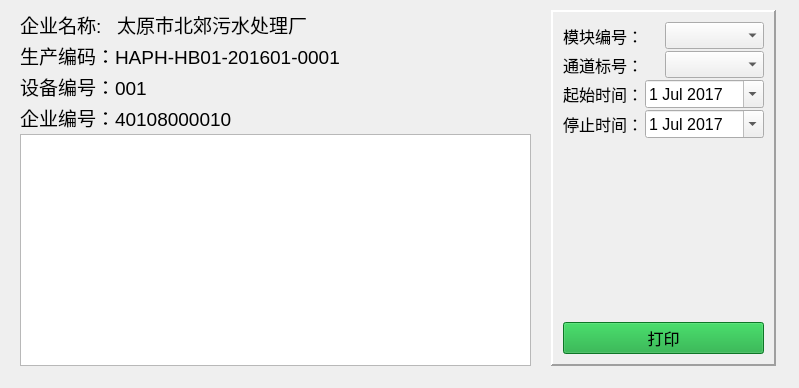
<?xml version="1.0" encoding="UTF-8"?>
<ui version="4.0">
 <class>Print</class>
 <widget class="QWidget" name="Print">
  <property name="enabled">
   <bool>true</bool>
  </property>
  <property name="geometry">
   <rect>
    <x>0</x>
    <y>0</y>
    <width>799</width>
    <height>388</height>
   </rect>
  </property>
  <property name="sizePolicy">
   <sizepolicy hsizetype="Expanding" vsizetype="Expanding">
    <horstretch>0</horstretch>
    <verstretch>0</verstretch>
   </sizepolicy>
  </property>
  <property name="font">
   <font>
    <pointsize>14</pointsize>
   </font>
  </property>
  <property name="windowTitle">
   <string>Form</string>
  </property>
  <widget class="QWidget" name="horizontalLayoutWidget">
   <property name="geometry">
    <rect>
     <x>10</x>
     <y>0</y>
     <width>771</width>
     <height>371</height>
    </rect>
   </property>
   <layout class="QHBoxLayout" name="mainLayout">
    <property name="spacing">
     <number>20</number>
    </property>
    <property name="leftMargin">
     <number>10</number>
    </property>
    <property name="topMargin">
     <number>10</number>
    </property>
    <property name="rightMargin">
     <number>5</number>
    </property>
    <property name="bottomMargin">
     <number>5</number>
    </property>
    <item>
     <layout class="QVBoxLayout" name="leftVLayout">
      <property name="spacing">
       <number>2</number>
      </property>
      <item>
       <widget class="QLabel" name="name">
        <property name="font">
         <font>
          <pointsize>14</pointsize>
         </font>
        </property>
        <property name="text">
         <string>企业名称:   太原市北郊污水处理厂</string>
        </property>
       </widget>
      </item>
      <item>
       <widget class="QLabel" name="serialNo">
        <property name="font">
         <font>
          <pointsize>14</pointsize>
         </font>
        </property>
        <property name="text">
         <string>生产编码：HAPH-HB01-201601-0001</string>
        </property>
       </widget>
      </item>
      <item>
       <widget class="QLabel" name="deviceId">
        <property name="font">
         <font>
          <pointsize>14</pointsize>
         </font>
        </property>
        <property name="text">
         <string>设备编号：001</string>
        </property>
       </widget>
      </item>
      <item>
       <widget class="QLabel" name="id">
        <property name="font">
         <font>
          <pointsize>14</pointsize>
         </font>
        </property>
        <property name="text">
         <string>企业编号：40108000010</string>
        </property>
       </widget>
      </item>
      <item>
       <widget class="QTextEdit" name="log">
        <property name="sizePolicy">
         <sizepolicy hsizetype="Expanding" vsizetype="Expanding">
          <horstretch>0</horstretch>
          <verstretch>0</verstretch>
         </sizepolicy>
        </property>
        <property name="lineWrapMode">
         <enum>QTextEdit::NoWrap</enum>
        </property>
        <property name="lineWrapColumnOrWidth">
         <number>10</number>
        </property>
        <property name="readOnly">
         <bool>true</bool>
        </property>
        <property name="textInteractionFlags">
         <set>Qt::NoTextInteraction</set>
        </property>
       </widget>
      </item>
     </layout>
    </item>
    <item>
     <widget class="QFrame" name="vFrame">
      <property name="sizePolicy">
       <sizepolicy hsizetype="Minimum" vsizetype="Expanding">
        <horstretch>0</horstretch>
        <verstretch>0</verstretch>
       </sizepolicy>
      </property>
      <property name="font">
       <font>
        <pointsize>12</pointsize>
       </font>
      </property>
      <property name="frameShape">
       <enum>QFrame::Panel</enum>
      </property>
      <property name="frameShadow">
       <enum>QFrame::Raised</enum>
      </property>
      <property name="lineWidth">
       <number>2</number>
      </property>
      <property name="midLineWidth">
       <number>1</number>
      </property>
      <layout class="QVBoxLayout" name="verticalLayout">
       <property name="spacing">
        <number>2</number>
       </property>
       <property name="leftMargin">
        <number>10</number>
       </property>
       <property name="topMargin">
        <number>10</number>
       </property>
       <property name="rightMargin">
        <number>10</number>
       </property>
       <property name="bottomMargin">
        <number>10</number>
       </property>
       <item>
        <layout class="QHBoxLayout" name="horizontalLayout_2">
         <item>
          <widget class="QLabel" name="label_3">
           <property name="text">
            <string>模块编号：</string>
           </property>
          </widget>
         </item>
         <item>
          <widget class="QComboBox" name="modNum">
           <property name="minimumContentsLength">
            <number>0</number>
           </property>
           <property name="duplicatesEnabled">
            <bool>true</bool>
           </property>
          </widget>
         </item>
        </layout>
       </item>
       <item>
        <layout class="QHBoxLayout" name="horizontalLayout_4">
         <item>
          <widget class="QLabel" name="label_4">
           <property name="text">
            <string>通道标号：</string>
           </property>
          </widget>
         </item>
         <item>
          <widget class="QComboBox" name="channelNum"/>
         </item>
        </layout>
       </item>
       <item>
        <layout class="QHBoxLayout" name="horizontalLayout_5">
         <item>
          <widget class="QLabel" name="label_2">
           <property name="text">
            <string>起始时间：</string>
           </property>
          </widget>
         </item>
         <item>
          <widget class="QDateEdit" name="startDate">
           <property name="dateTime">
            <datetime>
             <hour>0</hour>
             <minute>0</minute>
             <second>0</second>
             <year>2017</year>
             <month>7</month>
             <day>1</day>
            </datetime>
           </property>
           <property name="calendarPopup">
            <bool>true</bool>
           </property>
          </widget>
         </item>
        </layout>
       </item>
       <item>
        <layout class="QHBoxLayout" name="horizontalLayout_6">
         <item>
          <widget class="QLabel" name="label_5">
           <property name="text">
            <string>停止时间：</string>
           </property>
          </widget>
         </item>
         <item>
          <widget class="QDateEdit" name="endDate">
           <property name="dateTime">
            <datetime>
             <hour>0</hour>
             <minute>0</minute>
             <second>0</second>
             <year>2017</year>
             <month>7</month>
             <day>1</day>
            </datetime>
           </property>
           <property name="calendarPopup">
            <bool>true</bool>
           </property>
          </widget>
         </item>
        </layout>
       </item>
       <item>
        <spacer name="verticalSpacer">
         <property name="orientation">
          <enum>Qt::Vertical</enum>
         </property>
         <property name="sizeHint" stdset="0">
          <size>
           <width>20</width>
           <height>40</height>
          </size>
         </property>
        </spacer>
       </item>
       <item>
        <widget class="QPushButton" name="pushButton">
         <property name="styleSheet">
          <string notr="true">background-color:rgb(18, 165, 53)</string>
         </property>
         <property name="text">
          <string>打印</string>
         </property>
        </widget>
       </item>
      </layout>
     </widget>
    </item>
   </layout>
  </widget>
 </widget>
 <resources/>
 <connections/>
</ui>
